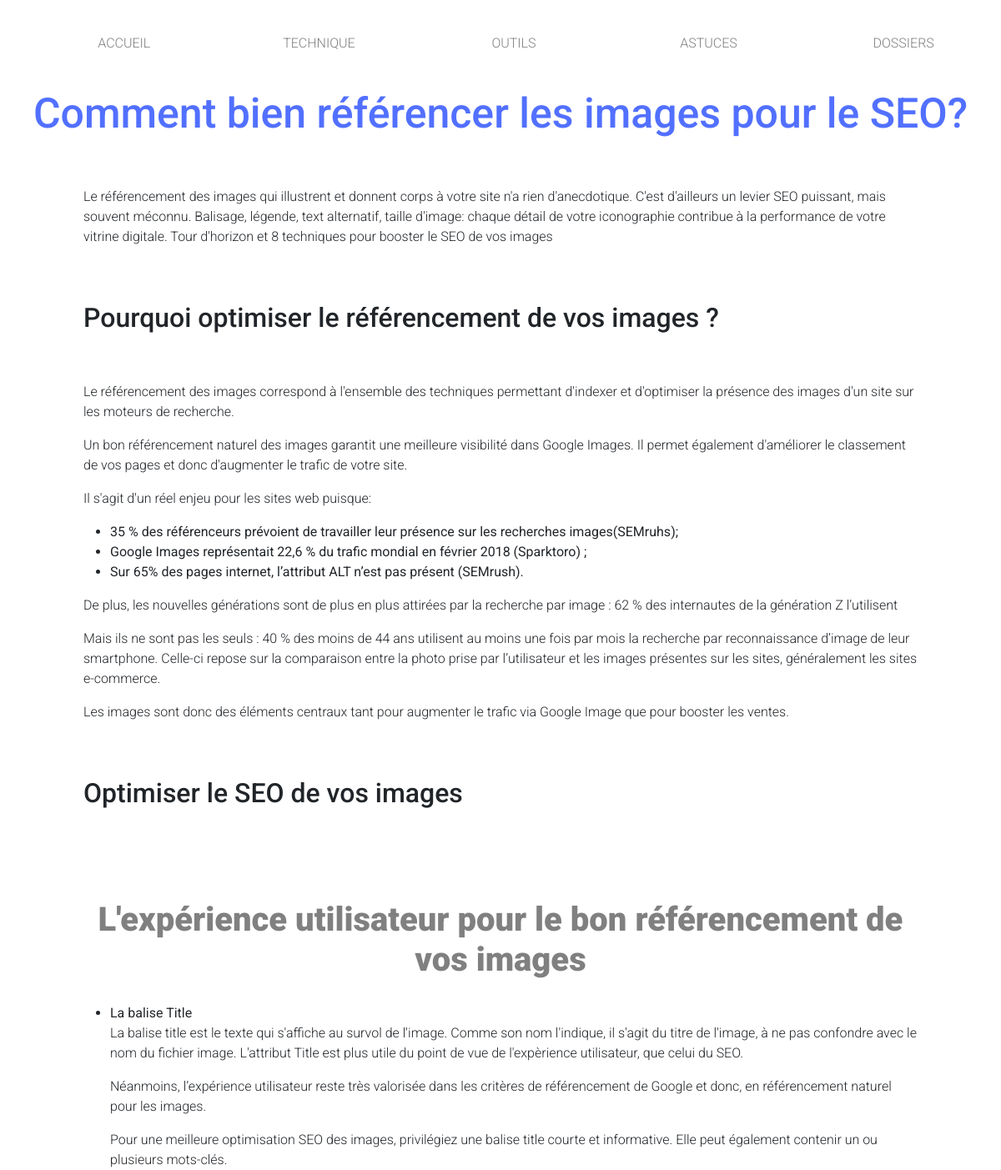
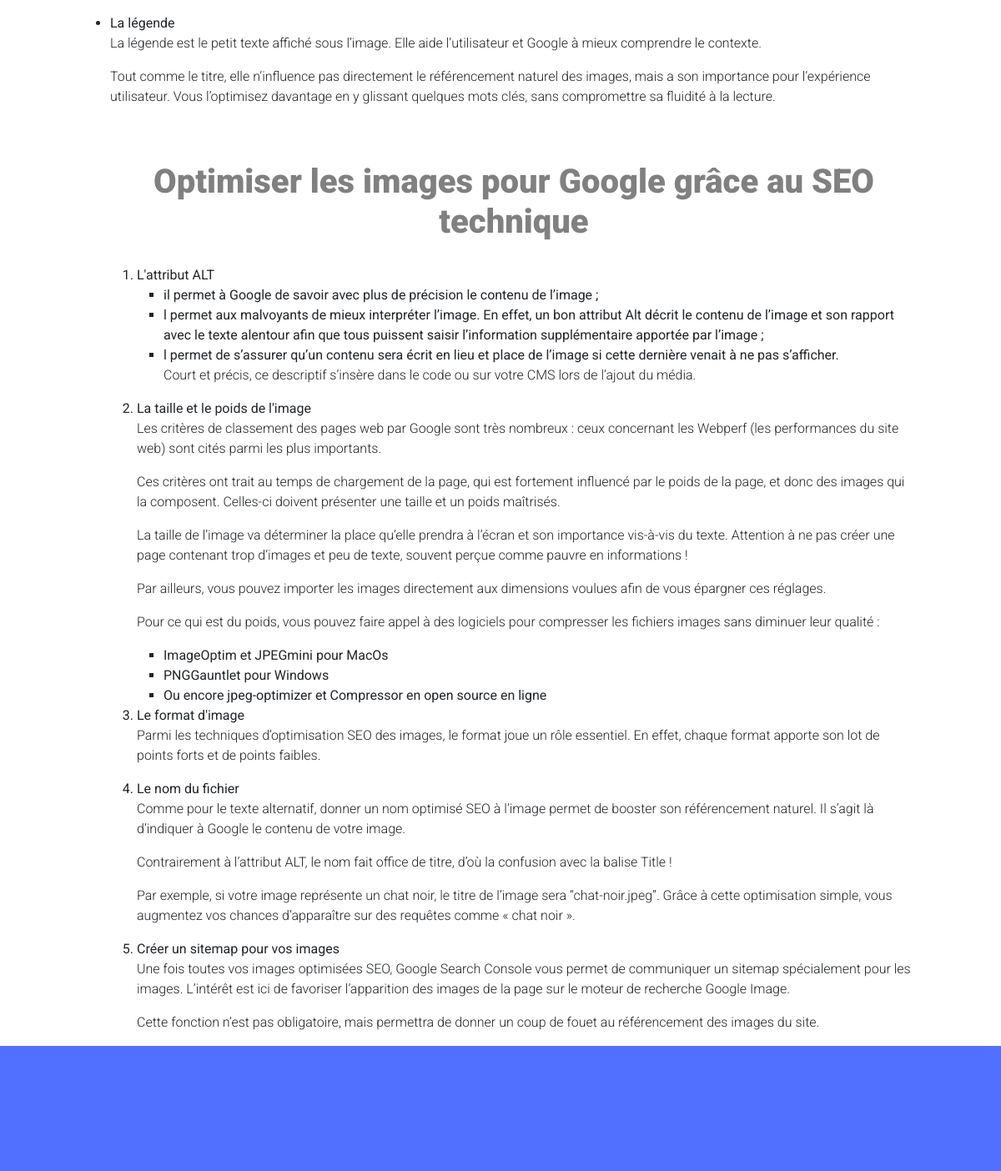
/otherPage/articles/article.php?id=12, run on the app's committed database (2 pictures, top to bottom).
### tables this page shows
CREATE TABLE `article` (
  `id` bigint NOT NULL,
  `title` text NOT NULL,
  `subtitle` text NOT NULL,
  `category_id` bigint NOT NULL,
  `content` text NOT NULL,
  `image_url` text NOT NULL,
  `image_alt` text NOT NULL,
  `rewriting_url` text NOT NULL
);

### request/request.php (called while the page is built, shortened)
<?php
try{
    $bdd = new PDO('mysql:host=localhost; dbname=SEO_articles', 'root', 'root');
}
catch(Exception $e){
    die('Erreur :'.$e->getMessage());
}
if ($type=="article") {
    $req = $bdd -> query("SELECT id, title, subtitle, category_id, content, image_url, image_alt, rewriting_url
                          FROM article
                          WHERE id=" .$_ENV['id']);
    $result = $req -> fetch();
}

### otherPage/articles/article.php (the view, shortened to what this page needs)
<?php
    $type="article";
    include('../../request/request.php');
?>
<!DOCTYPE html>
<html lang="fr">
<head>
<link href="https://cdn.jsdelivr.net/npm/bootstrap@5.1.3/dist/css/bootstrap.min.css" rel="stylesheet">
</head>
<body>
    <header>
        <?php
            include("../../component/navbar.php");
        ?>
        <h1>
            <?php
                echo $result['title'];
            ?>
        </h1>
    </header>
    <main>
    <?php echo $result['content']; ?>
    </main>
    <footer></footer>
</body>
</html>

### otherPage/articles/article.php (style rules this page uses)
body { font-family: 'Roboto', sans-serif; }
main { width: 1000px; display: block; margin: 0 auto; }
h1 { font-size: 50px; color: #5270ff; text-align: center; padding-bottom: 50px; }
h2 { padding: 50px 0; }
h3 { text-align: center; font-size: 40px; color: grey; font-weight: 900; padding: 50px 0 20px 0; }
p { font-weight: 300; }
footer { width:100%; height: 150px; background-color: #5270ff; }

### data on the page
article: title "Comment bien référencer les images pour le SEO?", content "Le référencement des images qui illustrent et donnent corps à votre site n'a rien d'anecdotique. C'est d'ailleurs un levier SEO puissant, mais souvent méconnu. Balisage, légende, text alternatif, taille d'image: chaque détail de votre iconographie contribue à la performance de votre vitrine digitale. Tour d'horizon et 8 techniques pour booster le SEO de vos images Pourquoi optimiser le référencement de vos images ? Le référencement des images correspond à l'ensemble des techniques permettant d'indexer et d'optimiser la présence des images d'un site sur les moteurs de recherche. Un bon référencement naturel des images garantit une meilleure visibilité dans Google Images. Il permet également…"
